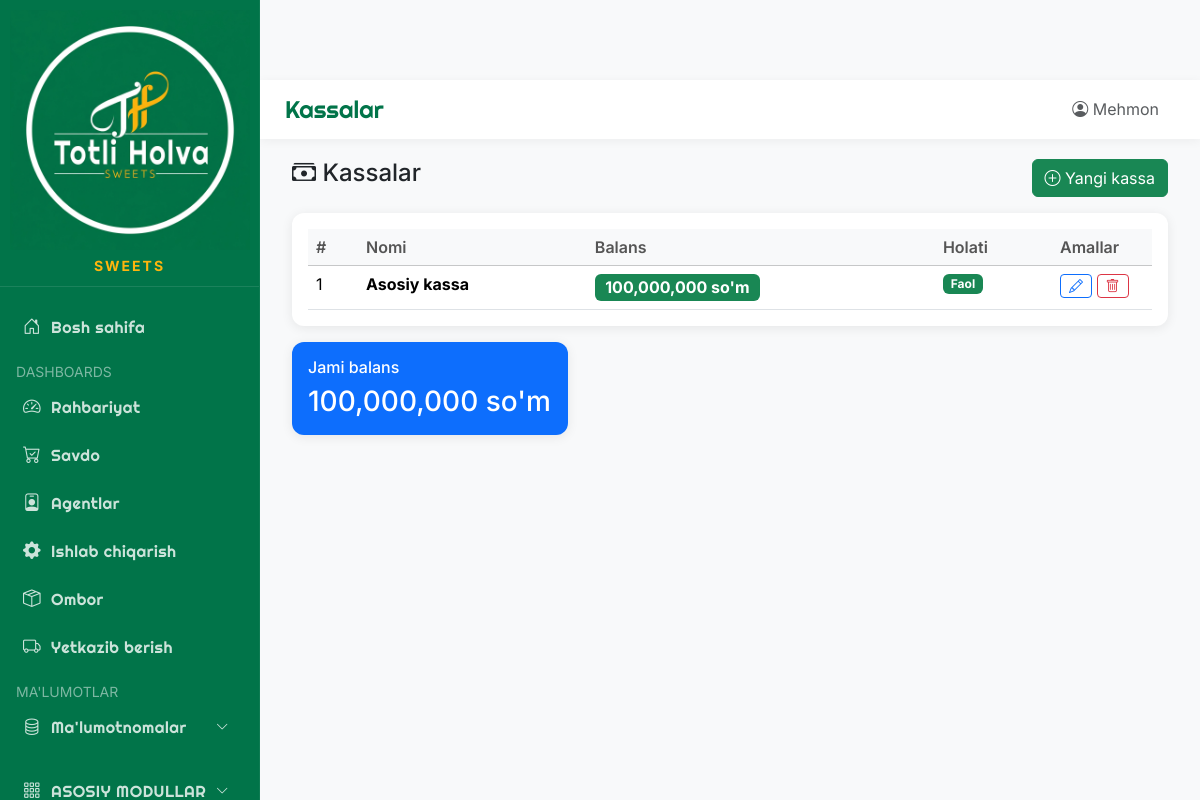
/info/cash, run on an earlier commit of the app's database.
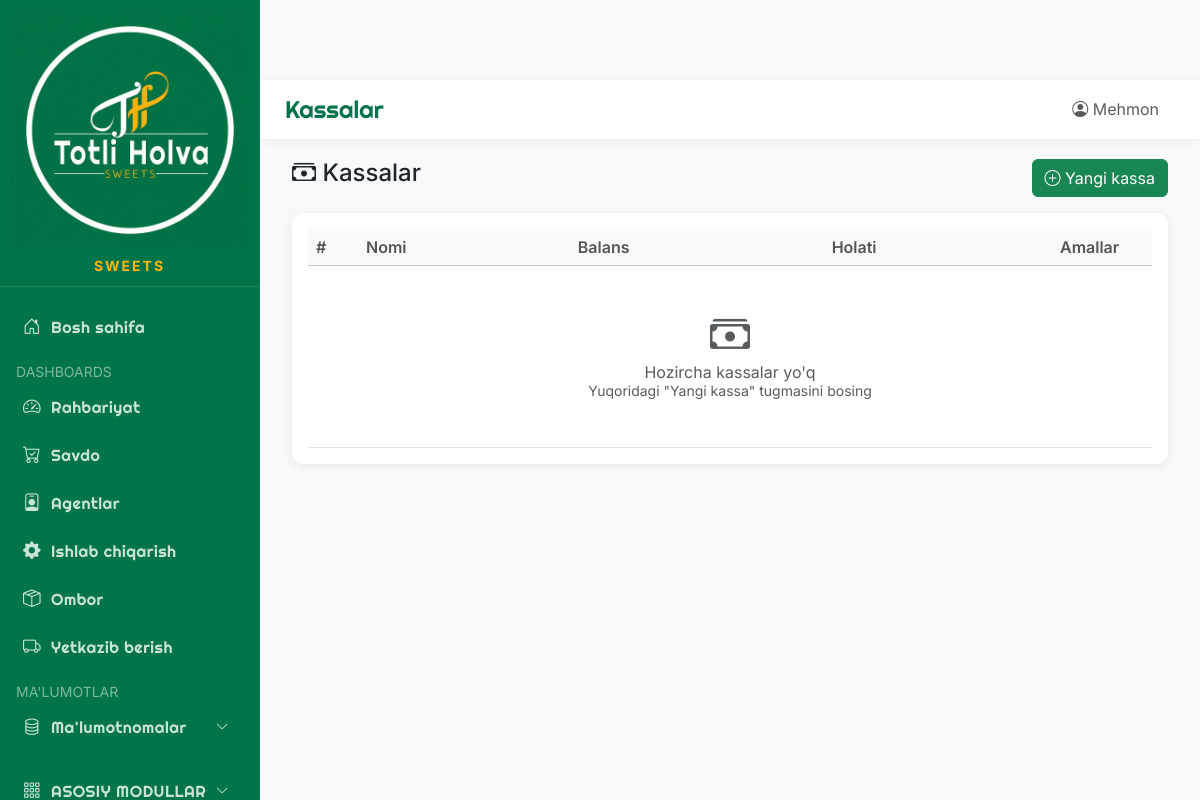
And on a later commit of the database.
### app/models/database.py (models this page shows)
class CashRegister(Base):
    __tablename__ = "cash_registers"
    id = Column(Integer, primary_key=True, index=True)
    name = Column(String(100))
    balance = Column(Float, default=0)
    is_active = Column(Boolean, default=True)

### main.py (the view)
@app.get("/info/cash", response_class=HTMLResponse)
async def info_cash(request: Request, db: Session = Depends(get_db), current_user: User = Depends(require_auth)):
    cash_registers = db.query(CashRegister).all()
    return templates.TemplateResponse("info/cash.html", {"request": request, "cash_registers": cash_registers, "current_user": current_user, "page_title": "Kassalar"})

### app/templates/info/cash.html (shortened to what this page needs)
{% extends "base.html" %}
{% block content %}
<div class="container-fluid">
    <div class="row mb-3">
        <div class="col-12">
            <div class="d-flex justify-content-between align-items-center">
                <h4><i class="bi bi-cash-stack"></i> Kassalar</h4>
                <button class="btn btn-success" data-bs-toggle="modal" data-bs-target="#addCashModal">
                    <i class="bi bi-plus-circle"></i> Yangi kassa
                </button>
            </div>
        </div>
    </div>
    <div class="card">
        <div class="card-body">
            <table class="table table-hover">
                <thead class="table-light">
                    <tr>
                        <th width="50">#</th>
                        <th>Nomi</th>
                        <th>Balans</th>
                        <th>Holati</th>
                        <th width="100">Amallar</th>
                    </tr>
                </thead>
                <tbody>
                    {% if cash_registers %}
                    {% for cash in cash_registers %}
                    <tr>
                        <td>{{ cash.id }}</td>
                        <td><strong>{{ cash.name }}</strong></td>
                        <td>
                            <span class="badge {% if cash.balance >= 0 %}bg-success{% else %}bg-danger{% endif %} fs-6">
                                {{ "{:,.0f}".format(cash.balance) }} so'm
                            </span>
                        </td>
                        <td>
                            {% if cash.is_active %}
                            <span class="badge bg-success">Faol</span>
                            {% else %}
                            <span class="badge bg-secondary">Nofaol</span>
                            {% endif %}
                        </td>
                        <td>
                            <button class="btn btn-sm btn-outline-primary" title="Tahrirlash"
                                onclick="editCash({{ cash.id }}, `{{ cash.name }}`, {{ cash.balance }})">
                                <i class="bi bi-pencil"></i>
                            </button>
                            <button class="btn btn-sm btn-outline-danger" title="O'chirish"
                                onclick="deleteCash({{ cash.id }}, `{{ cash.name }}`)">
                                <i class="bi bi-trash"></i>
                            </button>
                        </td>
                    </tr>
                    {% endfor %}
                    {% else %}
                    <tr>
                        <td colspan="5" class="text-center text-muted py-5">
                            <i class="bi bi-cash-stack fs-1 d-block mb-2"></i>
                            Hozircha kassalar yo'q<br>
                            <small>Yuqoridagi "Yangi kassa" tugmasini bosing</small>
                        </td>
                    </tr>
                    {% endif %}
                </tbody>
            </table>
        </div>
    </div>
    {% if cash_registers %}
    <div class="row mt-3">
        <div class="col-md-4">
            <div class="card bg-primary text-white">
                <div class="card-body">
                    <h6 class="card-title">Jami balans</h6>
                    <h3 class="mb-0">
                        {{ "{:,.0f}".format(cash_registers|sum(attribute='balance')) }} so'm
                    </h3>
                </div>
            </div>
        </div>
    </div>
    {% endif %}
</div>
{% endblock %}

What changed in the data, as far as the page shows it:
removed CashRegister: id "1", name "Asosiy kassa", balance "100,000,000", is_active "Faol"
Also different on the page:
{{ "{:,.0f}".format(cash_registers|sum(attribute='balance')) }}: "100,000,000" → (not shown)
text no longer shown: "Jami balans so'm"
text now shown: "Hozircha kassalar yo'q Yuqoridagi \"Yangi kassa\" tugmasini bosing"
